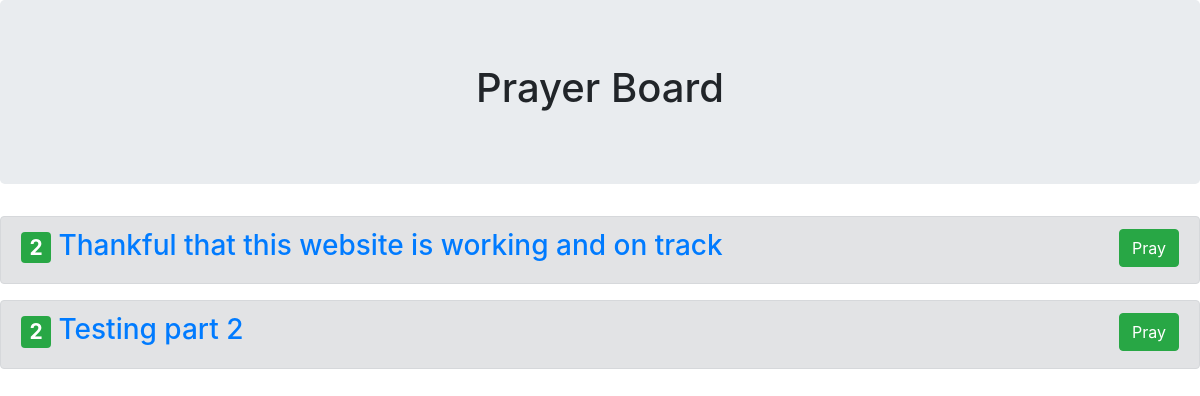
Page /latest/ on the earlier database version.
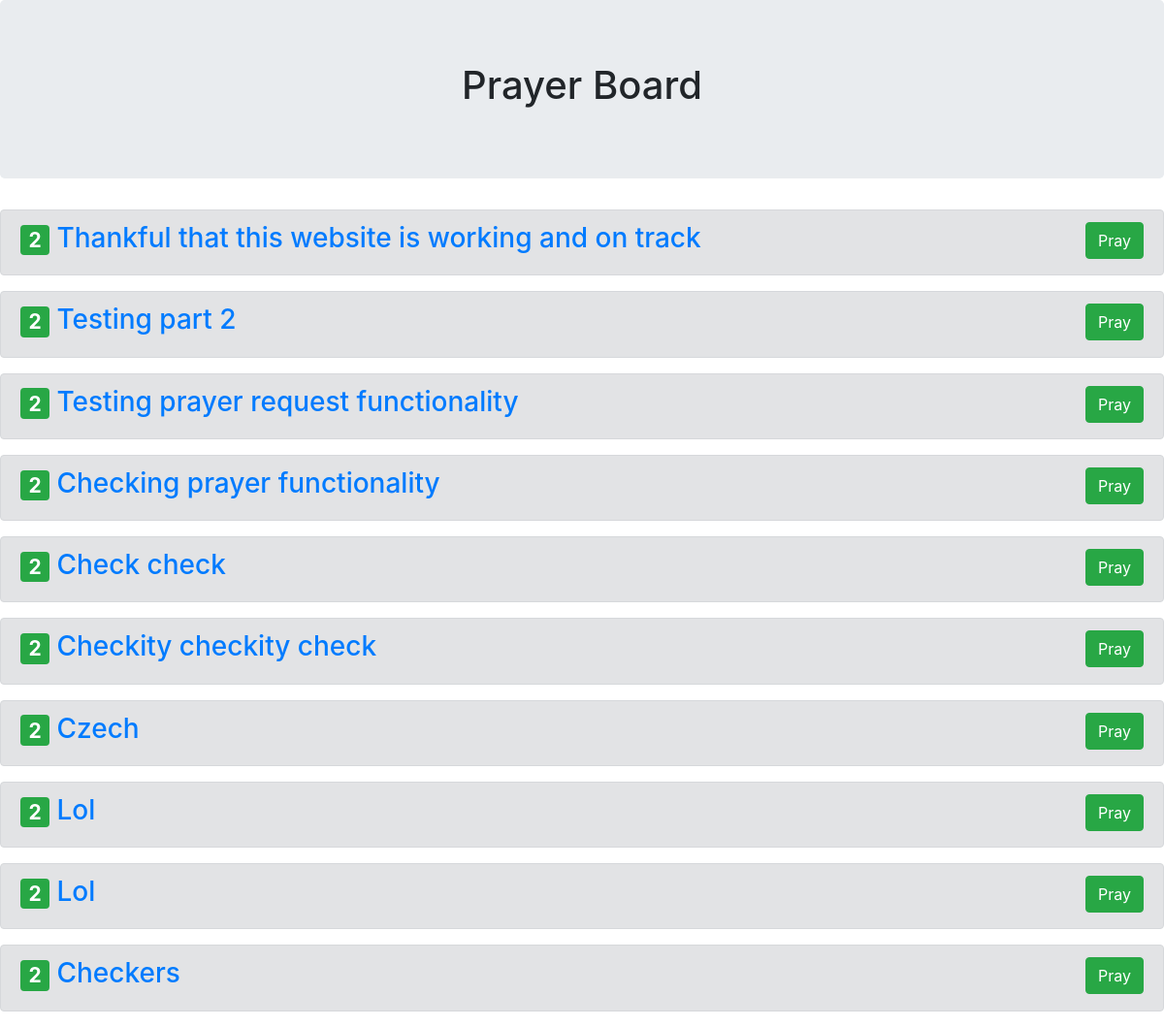
Same page on the later database version.
### prayerrequest/models.py (models this page shows, shortened)
class Prayer(models.Model):
	prayerCategoriesDefault = [('thanks'),('Thanksgiving')]
	prayer_id = models.BigAutoField(primary_key=True,unique=True)
	prayer_title = models.CharField(max_length=100, blank=False, null=False)
	prayer_request_date = models.DateField('prayer request date')
	prayer_answer_date = models.DateField('prayer answer date',blank=True,null=True)
	prayer_description = models.CharField(max_length=1000)
	prayer_recipients = models.CharField(max_length=100,blank=True,null=True)
	prayer_recipients_email = models.EmailField(max_length=100,blank=True,null=True)
	prayer_answered = models.BooleanField()
	prayer_updates = models.CharField(max_length=1400,blank=True,null=True)
	prayer_updates_user = models.CharField(max_length=30,blank=True,null=True)
	prayer_count = models.IntegerField(null=False)

### prayerboard/views.py (the view)
# urls.py: path('latest/', views.latest, name = 'Latest Requests'),
def latest(request):
	latest_prayer_list = Prayer.objects.all()
	template = loader.get_template('prayerboard.html')
	context = {
		'prayer_list' : latest_prayer_list
	}
	return HttpResponse(template.render(context,request))

### templates/prayerboard.html (shortened to what this page needs)
<head>
<link rel="stylesheet" href="https://cdn.jsdelivr.net/npm/bootstrap@4.5.3/dist/css/bootstrap.min.css">
</head>
<body>
{% block content %}
<div class="jumbotron text-center">
<h1>Prayer Board</h1>
</div>
{% if prayer_list %}
{% for prayer in prayer_list %}
<div class="alert alert-secondary">
<h3><span class="badge badge-success">{{ prayer.prayer_count }}</span>	<a href='/{{ prayer.prayer_id }}'>{{ prayer.prayer_description }}</a><button align="right" type="button" class="btn btn-success float-right">Pray</button></h3>
</div>
{% endfor %}
{% endif %}
{% endblock %}
</body>

Differences in the rows shown:
added Prayer: prayer_count "2", prayer_description "Testing prayer request functionality"
added Prayer: prayer_count "2", prayer_description "Checking prayer functionality"
added Prayer: prayer_count "2", prayer_description "Check check"
added Prayer: prayer_count "2", prayer_description "Checkity checkity check"
added Prayer: prayer_count "2", prayer_description "Czech"
added Prayer: prayer_count "2", prayer_description "Lol"
added Prayer: prayer_count "2", prayer_description "Lol"
added Prayer: prayer_count "2", prayer_description "Checkers"
